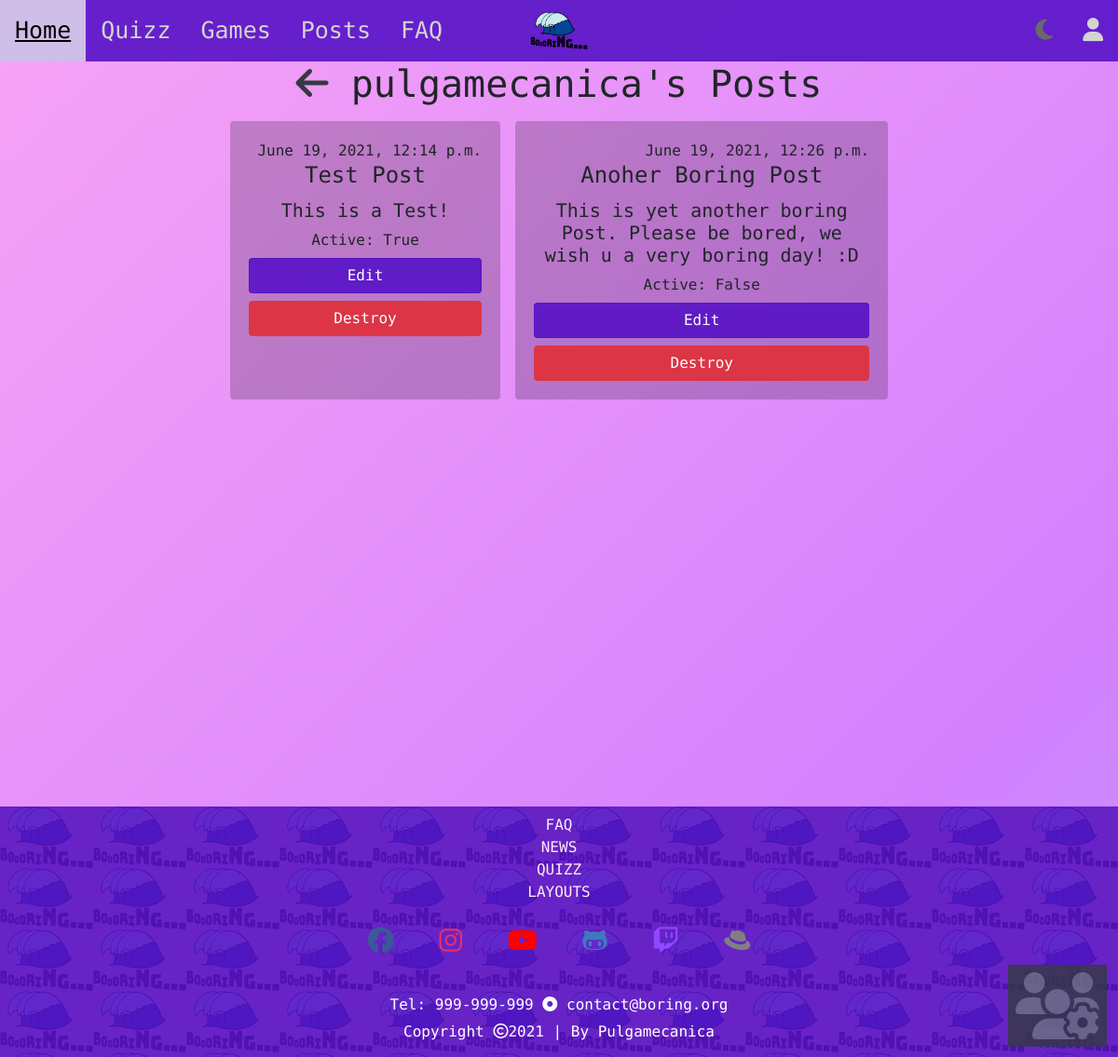
/boring/posts (signed in), run on an earlier commit of the app's database.
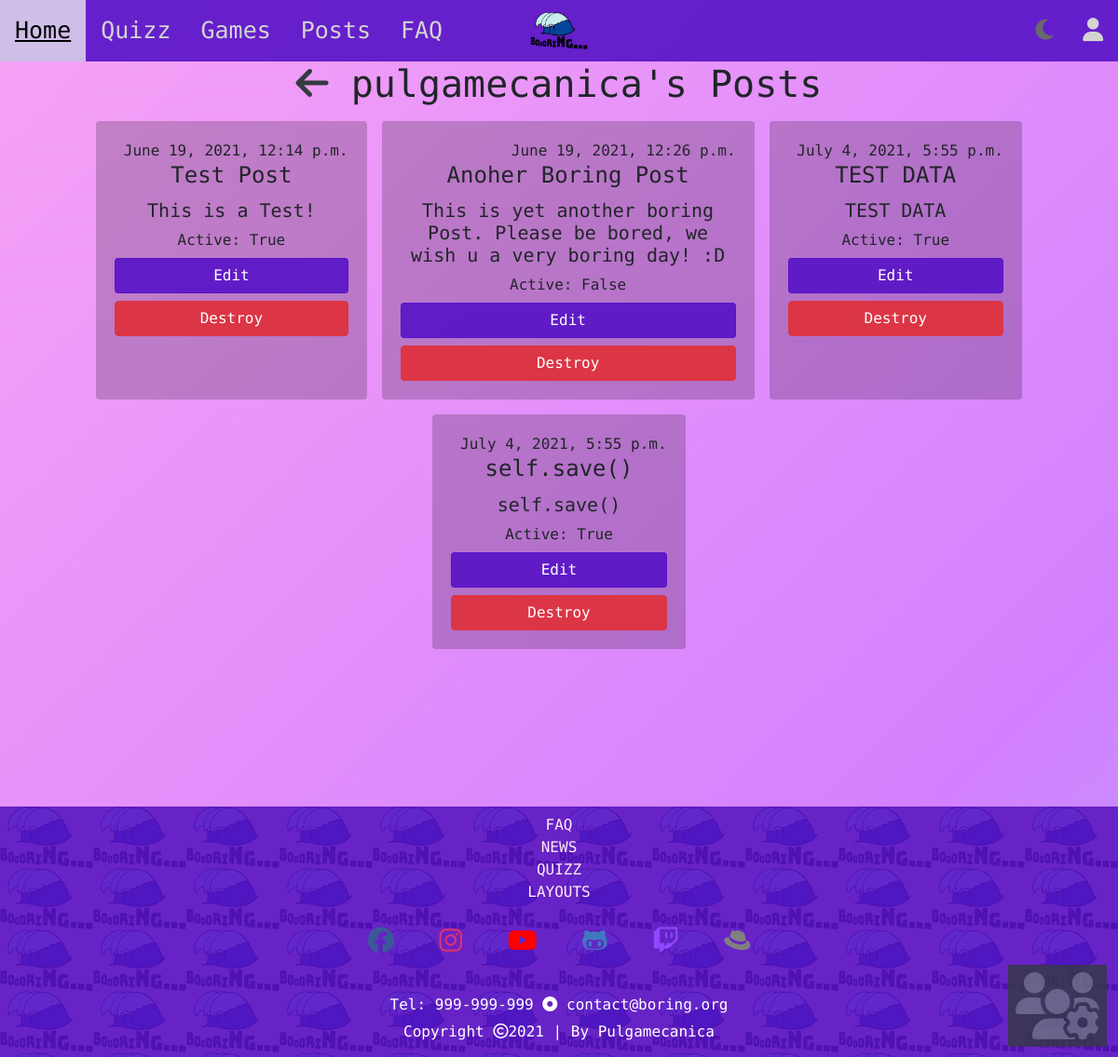
And on a later commit of the database.
### boring/models.py (models this page shows, shortened)
class Post(models.Model):
    title = models.CharField(max_length = 30)
    description = models.TextField(max_length = 150)
    views = models.IntegerField(default = 0)
    likes = models.IntegerField(default = 0)
    active = models.BooleanField(default=False)
    created_at = models.DateTimeField(auto_now_add=True)
    short_description = models.CharField(max_length = 15, default='Details')
    user = models.ForeignKey(BoringUser, on_delete=models.CASCADE, related_name="posts")

### boring/views.py (the view)
# urls.py: path('posts', views.posts_page_view, name='posts'),
@login_required(login_url='./login')
def posts_page_view(request):
    context = {'posts': Post.objects.all().filter(user = request.user.boringuser)}
    return render(request, 'boring/posts.html', context)

### boring/templates/boring/posts.html
{% extends 'boring_website/base.html' %}
{% block main %}
   <h1 class="text-center"><a href={% url 'boring:profile' %}><i class="fas fa-arrow-left text-dark"></i></a> {{ user.username }}'s Posts</h1>
   <div class="container boring-games-container">
      <div class="row justify-content-center">
         {% for post in posts %}
            <div class="card m-2" style="max-width:400px";>
               <div class="card-body text-center">
                  <span class="float-right"> {{ post.created_at}}</span>
                  <br>
                  <h4 class="card-title"> {{ post.title }} </h4>
                  <span class="card-text">
                     <h5> {{ post.description }} </h5>
                     <h6>Active: {{ post.active }} </h6>
                     <a href="{% url 'boring:post' post.id %}" class="btn btn-primary btn-block">Edit</a>
                     <a href={% url 'boring:delete_post' post.id %} class="btn btn-danger btn-block" onclick="return confirm('Please, confirm action:\nDelete {{post.title}}')">Destroy</a>
                  </span>
                  </div>
            </div>
         {% empty %}
            Uppsss, You don't have any posts :(
         {% endfor %}
      </div>
   </div>
{% endblock %}

What changed in the data, as far as the page shows it:
added Post: created_at "July 4, 2021, 5:55 p.m.", title "TEST DATA", description "TEST DATA", active "True"
added Post: created_at "July 4, 2021, 5:55 p.m.", title "self.save()", description "self.save()", active "True"
